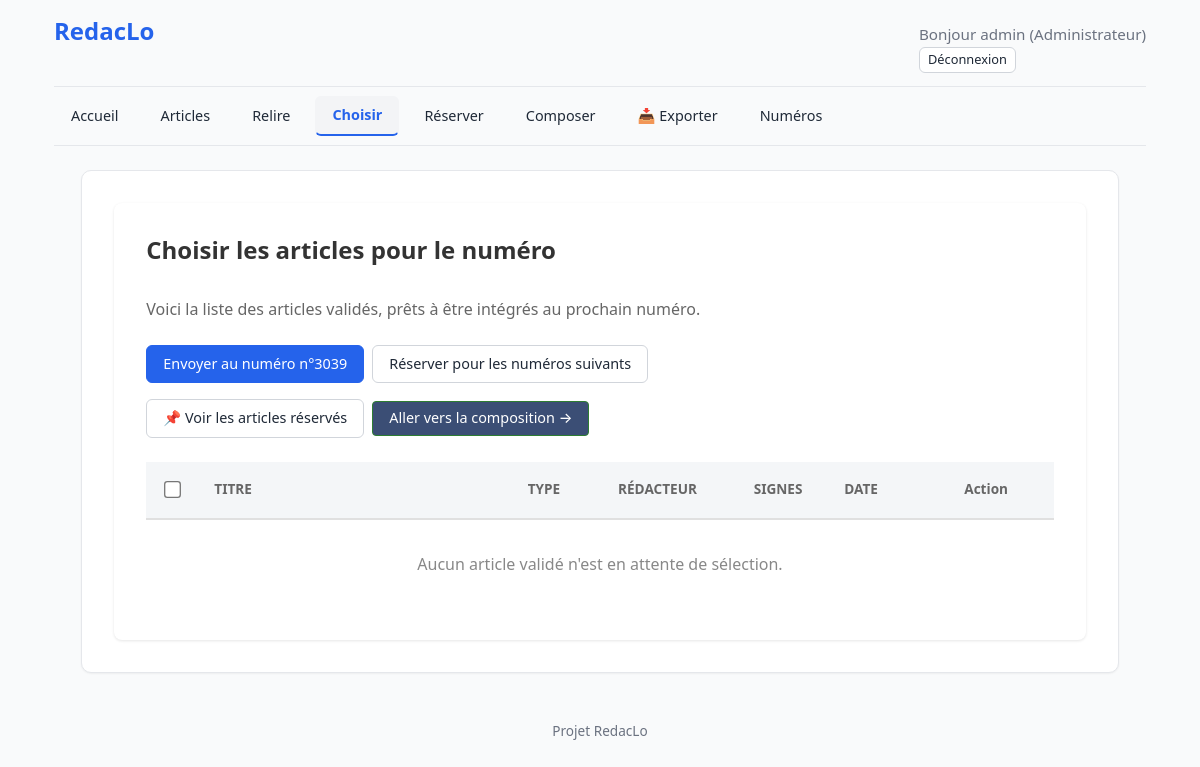
The app's page /publications/choisir/ (signed in), older data.
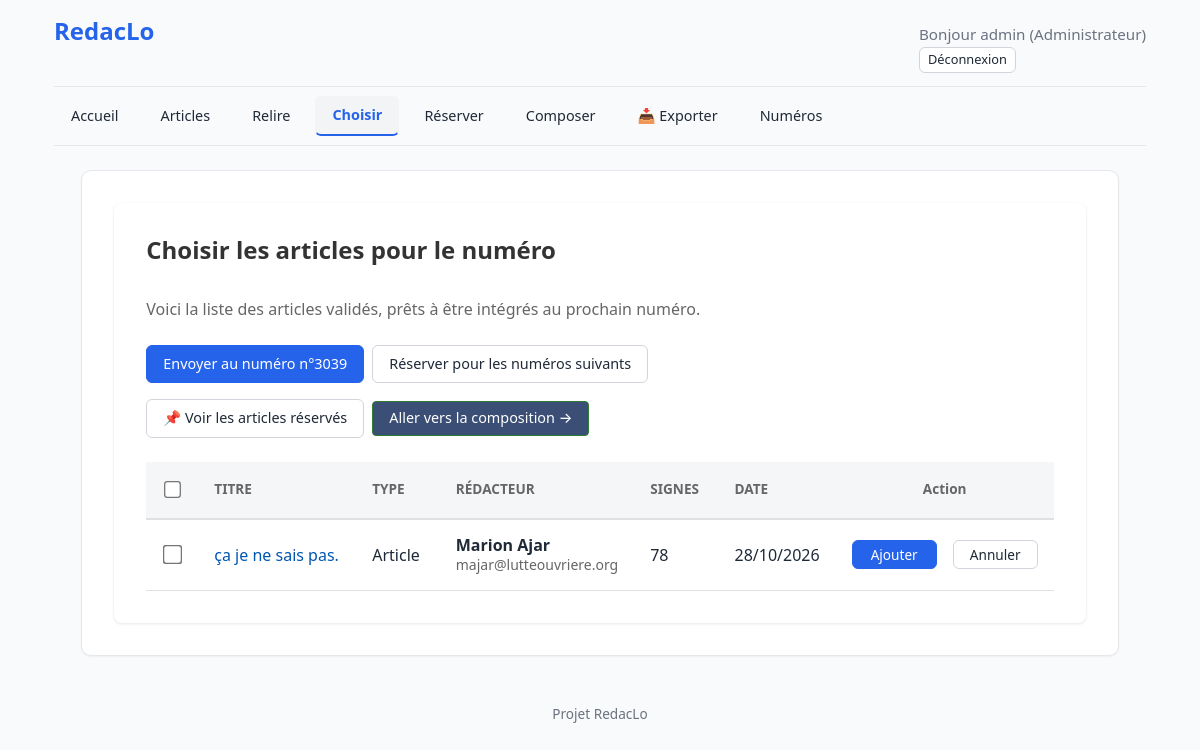
The same page, newer data.
### articles/models.py (models this page shows, shortened)
class Article(models.Model):
    STATUTS = [
        ("brouillon", "Brouillon"),
        ("soumis", "Soumis"),
        ("en_relecture", "En relecture"),
        ("relu", "Relu"),
        ("revisions_demandees", "Révisions demandées"),
        ("valide", "Validé"),
        ("rejete", "Rejeté"),
        ("publie", "Publié"),
    ]
    STATUTS_SELECTION = [
        ("a_choisir", "À choisir pour le numéro"),
        ("disponible", "Disponible (dans le vivier)"),
        ("reserve", "Réservé (marronnier)"),
        ("utilise", "Utilisé (placé)"),
    ]
    TYPES_ARTICLE = [
        ("article", "Article"),
        ("breve", "Brève"),
        ("echo", "Écho"),
        ("courrier", "Courrier des lecteurs"),
        ("article_editorial", "Éditorial"),
    ]
    titre = models.CharField(max_length=200, help_text="Titre principal de l'article.")
    sur_titre = models.CharField(max_length=200, blank=True, help_text="Sur-titre de l'article.")
    type_article = models.CharField(max_length=20, choices=TYPES_ARTICLE, default="article", verbose_name="Type d'article")
    redacteur = models.ForeignKey(
        settings.AUTH_USER_MODEL,
        on_delete=models.CASCADE,
        related_name="articles_rediges",
        verbose_name="Rédacteur"
    )
    contenu = models.TextField()
    statut = models.CharField(max_length=20, choices=STATUTS, default="brouillon")
    rubrique = models.ForeignKey(
        "publications.Rubrique",
        on_delete=models.SET_NULL,
        null=True,
        blank=True,
        related_name="articles"
    )
    statut_selection = models.CharField(max_length=20, choices=STATUTS_SELECTION, default="a_choisir")
    date_creation = models.DateTimeField(auto_now_add=True)
    date_modification = models.DateTimeField(auto_now=True)
    version_reference = models.ForeignKey(
        "ArticleVersion",
        on_delete=models.SET_NULL,
        null=True,
        blank=True,
        related_name="+"
    )
    valide_1_par = models.ForeignKey(
        settings.AUTH_USER_MODEL,
        on_delete=models.SET_NULL,
        null=True,
        blank=True,
        related_name="articles_valides_1",
        verbose_name="Premier validateur"
    )
    valide_2_par = models.ForeignKey(
        settings.AUTH_USER_MODEL,
        on_delete=models.SET_NULL,
        null=True,
        blank=True,
        related_name="articles_valides_2",
        verbose_name="Second validateur"
    )
    valide_1_mandataire = models.ForeignKey(
        settings.AUTH_USER_MODEL,
        on_delete=models.SET_NULL,
        null=True,
        blank=True,
        related_name="articles_mandates_1",
        verbose_name="Premier validateur (mandataire)"
    )
    valide_2_mandataire = models.ForeignKey(
        settings.AUTH_USER_MODEL,
        on_delete=models.SET_NULL,
        null=True,
        blank=True,
        related_name="articles_mandates_2",
        verbose_name="Second validateur (mandataire)"
    )
    numero_reserve = models.ForeignKey(
        'publications.Publication',
        on_delete=models.SET_NULL,
        null=True,
        blank=True,
        related_name='articles_reserves',
        verbose_name="Réservé pour le numéro"
    )
    def version_courante(self):
        return self.versions.order_by("-numero").first()

class ArticleVersion(models.Model):
    TYPES = [
        ("redacteur", "Rédacteur"),
        ("relecture", "Relecture"),
    ]
    STATUTS = [
        ("brouillon", "Brouillon"),
        ("soumise", "Soumise (à valider)"),
        ("validee", "Validée"),
        ("rejetee", "Rejetée"),
        ("archivee", "Archivée (traitée)"),
    ]
    AVIS_CHOICES = [
        ("favorable", "Favorable"),
        ("defavorable", "Défavorable"),
    ]
    avis_relecteur = models.CharField(
        max_length=20,
        choices=AVIS_CHOICES,
        blank=True,
        null=True,
        verbose_name="Avis du relecteur"
    )
    article = models.ForeignKey(
        Article,
        on_delete=models.CASCADE,
        related_name="versions",
    )
    parent = models.ForeignKey(
        "self",
        on_delete=models.SET_NULL,
        null=True,
        blank=True,
        related_name="enfants",
    )
    numero = models.PositiveIntegerField(default=1)
    type = models.CharField(max_length=20, choices=TYPES, default="redacteur")
    contenu = models.TextField()
    modifie_par = models.ForeignKey(
        settings.AUTH_USER_MODEL,
        on_delete=models.SET_NULL,
        null=True,
        blank=True,
        related_name="versions_modifiees",
        verbose_name="Modifié par"
    )
    commentaire = models.TextField(blank=True)
    statut = models.CharField(
        max_length=20,
        choices=STATUTS,
        default="brouillon",
    )
    commentaire_validation = models.TextField(
        blank=True,
        help_text="Commentaire de l'éditeur en cas de rejet.",
    )
    date = models.DateTimeField(auto_now_add=True)
    class Meta:
        ordering = ["-date"]
    def nombre_signes(self):
        import re
        texte = re.sub(r"\s+", " ", self.contenu).strip()
        return len(texte)

### accounts/models.py (models this page shows, shortened)
class User(AbstractUser):
    ROLES = [
        ("admin", "Administrateur"),
        ("editeur", "Éditeur"),
        ("membre_redaction", "Membre de la rédaction"),
        ("redacteur", "Rédacteur"),
    ]
    COULEURS = [
        ("bleu", "Bleu"), ("violet", "Violet"), ("gris", "Gris ardoise"),
        ("marine", "Bleu marine"), ("orangefonce", "Orange foncé"),
        ("marron", "Marron"), ("rouge", "Rouge"), ("vert", "Vert"),
    ]
    role = models.CharField(max_length=20, choices=ROLES, default="redacteur")
    couleur = models.CharField(max_length=20, choices=COULEURS, default="bleu")
    signature_defaut = models.CharField(
        max_length=100,
        blank=True,
        help_text="Ex: 'Correspondant LO'. Laisser vide pour utiliser le Prénom Nom."
    )
    couleur = models.CharField(
        max_length=20,
        choices=COULEURS,
        default="bleu",
        help_text="Couleur utilisée pour ses annotations dans les articles.",
    )
    def get_signature(self):
        if self.signature_defaut:
            return self.signature_defaut
        if self.get_full_name():
            return self.get_full_name()
        return self.username

### publications/views/selection.py (the view, shortened to what this page needs)
# urls.py: path("choisir/", views.choisir, name="choisir"),
@role_required("editeur", "admin")
def choisir(request):
    articles = Article.objects.filter(
        statut="valide",
        statut_selection="a_choisir"
    ).order_by('-date_modification')
    paginator = Paginator(articles, 20)
    page_obj = paginator.get_page(request.GET.get('page', 1))
    numero_en_cours = Publication.objects.filter(statut="en_cours").first()
    return render(request, "publications/choisir.html", {
        'articles': page_obj.object_list,
        'page_obj': page_obj,
        'numero_en_cours': numero_en_cours,
    })

### core/context_processors.py (called while the page is built)
def notifications_non_lues(request):
    if not request.user.is_authenticated:
        return {"notifications_non_lues": 0}
    count = Notification.objects.filter(
        destinataire=request.user,
        lue=False,
    ).count()
    return {"notifications_non_lues": count}

### templates/publications/choisir.html (shortened to what the changed rows need)
{% extends "base.html" %}
{% load url_utils %}
{% load static %}
{% block contenu %}
<div style="background: white; padding: 2rem; border-radius: 8px; box-shadow: 0 1px 3px rgba(0,0,0,0.1); width: 100%; box-sizing: border-box;">
    <div style="display: flex; justify-content: space-between; align-items: center; margin-bottom: 2rem;">
        <h1 style="margin: 0; font-size: 1.5rem; color: #333;">Choisir les articles pour le numéro</h1>
    </div>
    <form method="post">
        <table class="table-responsive-cards" style="width: 100%; border-collapse: collapse; text-align: left;">
            <thead style="background-color: #f4f6f8; border-bottom: 2px solid #e0e0e0;">
                <tr>
                    <th style="width: 5%; padding: 1rem; text-align: center;">
                        <input type="checkbox" id="select-all-choisir" onclick="toggleAll(this)" style="transform: scale(1.3); cursor: pointer;" title="Tout sélectionner">
                    </th>
                    <th style="width: 35%; padding: 1rem; font-size: 0.85rem; color: #666; font-weight: 600; text-transform: uppercase;">Titre</th>
                    <th style="width: 10%; padding: 1rem; font-size: 0.85rem; color: #666; font-weight: 600; text-transform: uppercase;">Type</th>
                    <th style="width: 15%; padding: 1rem; font-size: 0.85rem; color: #666; font-weight: 600; text-transform: uppercase;">Rédacteur</th>
                    <th style="width: 10%; padding: 1rem; font-size: 0.85rem; color: #666; font-weight: 600; text-transform: uppercase;">Signes</th>
                    <th style="width: 10%; padding: 1rem; font-size: 0.85rem; color: #666; font-weight: 600; text-transform: uppercase;">Date</th>
                    <th style="width: 15%; padding: 1rem; font-size: 0.85rem; color: #666; font-weight: 600; text-align: center;">Action</th>
                </tr>
            </thead>
            <tbody>
                {% for article in articles %}
                <tr style="border-bottom: 1px solid #e0e0e0;">
                    <td style="padding: 1rem; text-align: center;">
                        <input type="checkbox" name="article_ids" value="{{ article.pk }}" style="transform: scale(1.5);">
                    </td>
                    <td data-label="Titre" style="padding: 1rem;">
                        <a href="{% url 'articles:detail_article' article.pk %}" style="color: #0056b3; text-decoration: none; font-weight: 500;">
                            {{ article.titre }}
                        </a>
                    </td>
                    <td data-label="Type" style="padding: 1rem;">
                        {{ article.get_type_article_display }}
                    </td>
                    <td data-label="Rédacteur" style="padding: 1rem; line-height: 1.2;">
                        <strong>{{ article.redacteur.get_signature }}</strong>
                        <br>
                        <small style="color: #666;">{{ article.redacteur.email }}</small>
                    </td>
                    <td data-label="Signes" style="padding: 1rem;">
                        {{ article.version_courante.nombre_signes|default:0 }}
                    </td>
                    <td data-label="Date" style="padding: 1rem;">
                        {{ article.date_modification|date:"d/m/Y" }}
                    </td>
                    <td data-label="Action" style="padding: 1rem;">
                        <div style="display: flex; gap: 0.5rem; justify-content: center; align-items: center;">
                            <button type="submit" form="form-ajouter-{{ article.pk }}" class="btn btn-sm btn-primary" style="width: 85px; display: flex; justify-content: center; align-items: center;">
                                Ajouter
                            </button>
                            <button type="submit" form="form-annuler-{{ article.pk }}" class="btn btn-sm btn-secondary" style="width: 85px; display: flex; justify-content: center; align-items: center;">
                                Annuler
                            </button>
                        </div>
                    </td>
                </tr>
                {% empty %}
                <tr>
                    <td colspan="7" style="text-align: center; padding: 2rem; color: #888;">
                        Aucun article validé n'est en attente de sélection.
                    </td>
                </tr>
                {% endfor %}
            </tbody>
        </table>
    </form>
</div>
{% endblock %}

Row changes from the older to the newer data that the page shows:
added Article: titre "ça je ne sais pas.", type_article "Article", redacteur.get_signature "Marion Ajar", redacteur.email "majar@lutteouvriere.org", version_courante.nombre_signes "78", date_modification "28/10/2026"
Text that changed along with them:
text no longer shown: "Aucun article validé n'est en attente de sélection."
